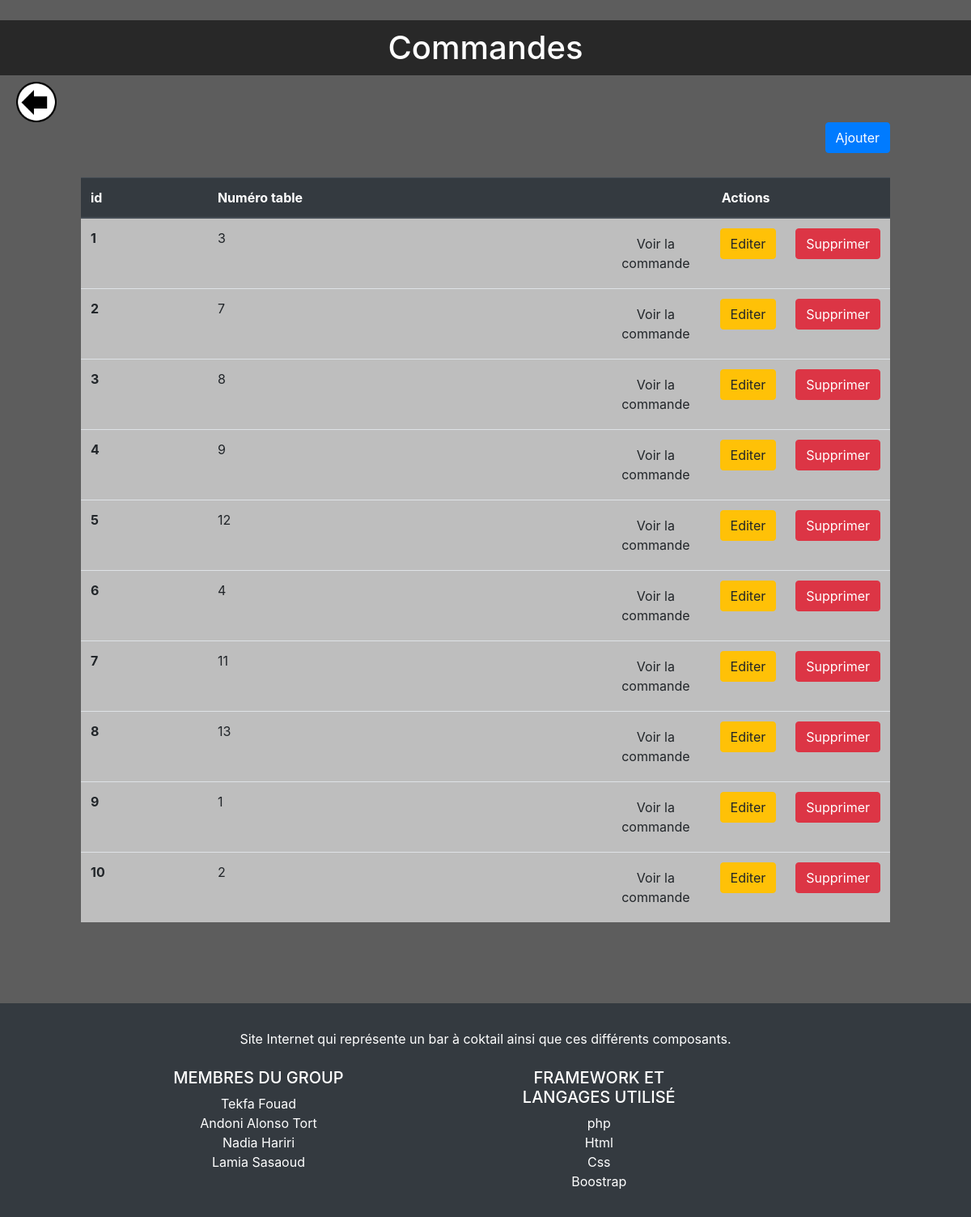
Page /Controlleur/CRUD/CRUD_commande.php on the committed database.
### tables this page shows
CREATE TABLE  commande  (
   com_id  int(11) PRIMARY KEY AUTO_INCREMENT NOT NULL,
   com_numTable  int(11) NOT NULL
);

### Controlleur/MyPDO.php (called while the page is built, shortened)
<?php
class MyPDO {
    private PDO $pdo;
    private PDOStatement $pdos_selectAll;
    private string $nomTable;
    public function __construct($sgbd, $host, $db, $user, $password, $table='null'){
        $this->pdo = new PDO("mysql:host=".$host.";dbname=".$db, $user, $password);
        $this->pdo->setAttribute(PDO::ATTR_ERRMODE, PDO::ERRMODE_EXCEPTION);
    }
    public function initPDOS_selectAll() {
        $this->pdos_selectAll = $this->pdo->prepare('SELECT * FROM '.$this->nomTable);
    }
    public function getAll(): array {
        $this->getPdosSelectAll()->execute();
        return $this->getPdosSelectAll()->fetchAll(PDO::FETCH_CLASS,
            "bar\Entite".ucfirst($this->getNomTable()));
    }
    public function getPdosSelectAll(): PDOStatement
    {
        return $this->pdos_selectAll;
    }
    public function getNomTable(): string
    {
        return $this->nomTable;
    }
    public function setNomTable(string $nomTable): MyPDO
    {
        $this->nomTable = $nomTable;
        return $this;
    }
}
?>

### Modele/EntiteCommande.php (called while the page is built, shortened)
<?php
class EntiteCommande{
    protected  $com_id;
    protected  $com_numTable;
    public function getComId(): int
    {
        return $this->com_id;
    }
    public function getComNumTable()
    {
        return $this->com_numTable;
    }
}
?>

### Vue/commandes.php (the view, shortened to what this page needs)
<?php
class vueCommandes {
public function getDebutHTML($titre = "Commandes", $lienRetour = "../../"): string{
    $res = '<!DOCTYPE html>
            <html lang="en">
            <head>
                    <meta charset="UTF-8">
                    <meta http-equiv="X-UA-Compatible" content="IE=edge">
                    <meta name="viewport" content="width=device-width, initial-scale=1.0">
                    <link rel="stylesheet" href="https://stackpath.bootstrapcdn.com/bootstrap/4.3.1/css/bootstrap.min.css">
                    <link rel="stylesheet" href="../../css/style.css">
                    <link rel="stylesheet" href="../../css/cocktails.css">
                    <title>Cocktails</title>
                </head>
                 <h1>'.$titre.'</h1>
                    <div class="arrow" id="retour">
                    <a href="'.$lienRetour.'"><img src="../../images/retour.png" alt="retour" class="retour" ></a>
                    </i>
                    </div>
                <body>';
    return $res;
}
    public function getHTMLTable($va) : string {
        $corps = '<div id="informationEntite">
                    <div class="buttonContainer">
                        <form id="insererCommandeFormButton"  method="post" action="?action=create">
                        <button type="submit" class="btn btn-primary" id="btn_ajouter">Ajouter</button>
                        </form>
                    </div>
                    <div class="tableContainer">
                        <table class="table">
                            <thead class="thead-dark">
                                <tr>
                                    <th scope="col">id</th>
                                    <th scope="col">Numéro table</th>
                                    <th scope="col" colspan="3" style="text-align: center;">Actions</th>
                                </tr>
                            </thead>
                            <tbody>';
        foreach ($va as $valeur){
            if ($valeur instanceof EntiteCommande) {
                $corps.= '          <tr>
                                    <th scope="row">'. $valeur->getComId() .'</th>
                                    <td class="rowsInformation">'. $valeur->getComNumTable() . '</td>
                                     <td class="td_buttons_actions"><a href="?action=plus&com_id='.$valeur->getComId().'">
                                    <button type="button" class="btn">Voir la commande</button></a></td>
                                    <td class="td_buttons_actions"><a href="?action=update&com_id='.$valeur->getComId().'">
                                    <button type="button" class="btn btn-warning etapes-btn">Editer</button></a></td>
                                    <td class="td_buttons_actions">
                                    <a href="?action=delete&com_id='.$valeur->getComId().'">
                                    <button type="button" class="btn btn-danger">Supprimer</button></a></td>
                                </tr>';
            }
        }
        $corps.= '      </tbody>
                       </table>
                    </div>
                </div> ';
        return $corps;
    }
}

### css/style.css (style rules this page uses)
h1 { text-align: center; color: white; background-color: rgba(2, 2, 2, 0.575); margin-top: 25px; padding: 10px; }
body { background: rgba(233, 177, 72, 0.603); background-color: rgba(43, 43, 43, 0.76); background-repeat: no-repeat; background-size: cover; color: aliceblue; }
.buttonContainer { display: flex; flex-direction: row-reverse ; }
.buttonContainer button { margin-right: 100px; }
.tableContainer { background-color: rgb(190, 190, 190); margin: 100px; margin-top: 30px; }
td.td_buttons_actions { width: 10px; }
.retour { height: 50px; width: 50px; margin-left: 20px; }

### rows in the picture
commande: com_id "1", com_numTable "3"
commande: com_id "2", com_numTable "7"
commande: com_id "3", com_numTable "8"
commande: com_id "4", com_numTable "9"
commande: com_id "5", com_numTable "12"
commande: com_id "6", com_numTable "4"
commande: com_id "7", com_numTable "11"
commande: com_id "8", com_numTable "13"
commande: com_id "9", com_numTable "1"
commande: com_id "10", com_numTable "2"

### other values in the picture
$titre "Commandes"
